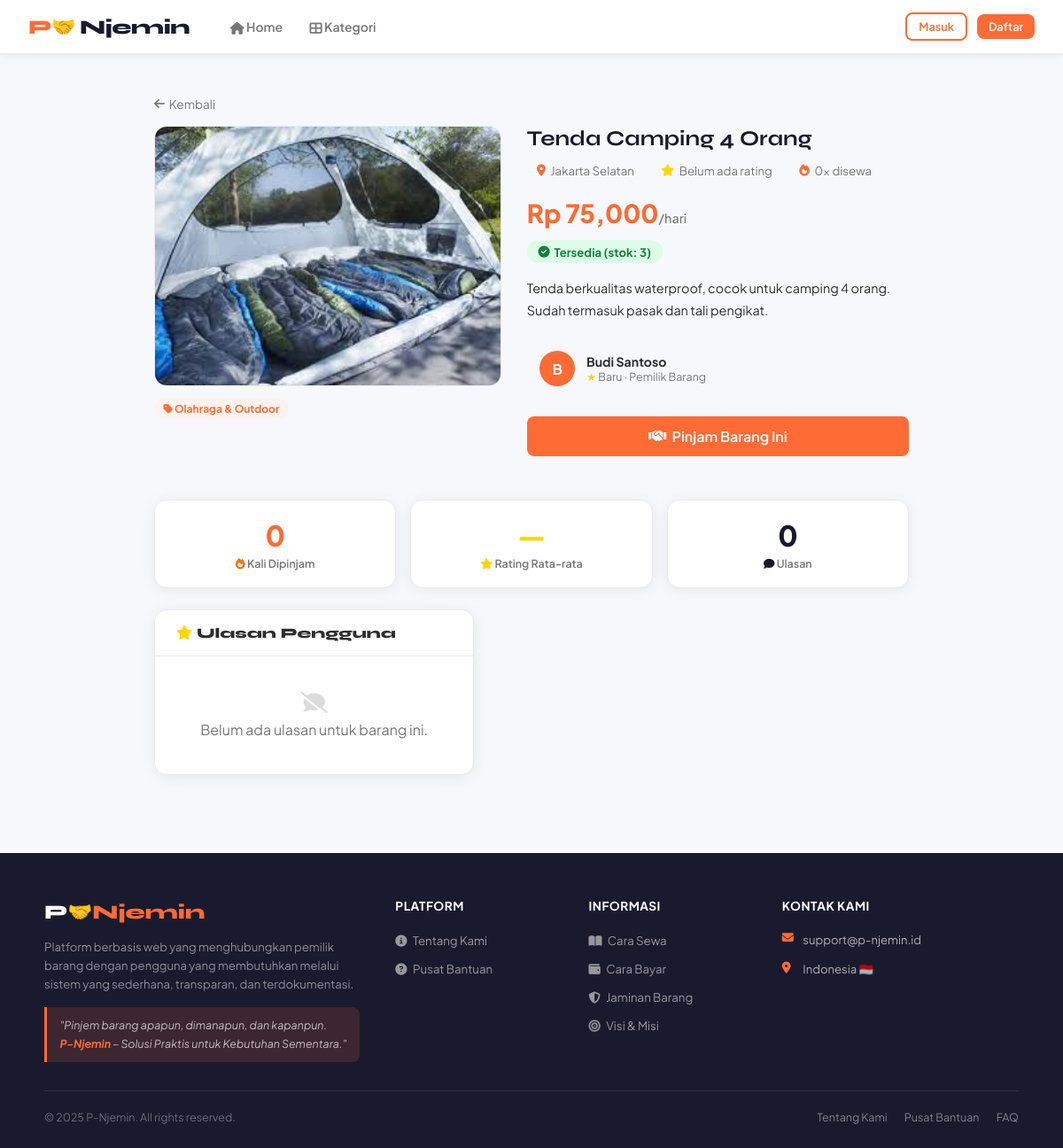
Page /barang/1 on the committed database.
### tables this page shows
CREATE TABLE barang (
            id INTEGER PRIMARY KEY AUTOINCREMENT,
            nama_barang TEXT NOT NULL, deskripsi TEXT, harga_sewa REAL NOT NULL,
            stok INTEGER DEFAULT 1, lokasi TEXT, kategori TEXT, foto TEXT,
            id_pemilik INTEGER, rating REAL DEFAULT 0, total_disewa INTEGER DEFAULT 0,
            status TEXT DEFAULT 'tersedia', created_at TIMESTAMP DEFAULT CURRENT_TIMESTAMP,
            FOREIGN KEY (id_pemilik) REFERENCES users(id)
        );

CREATE TABLE users (
            id INTEGER PRIMARY KEY AUTOINCREMENT,
            nama TEXT NOT NULL, email TEXT UNIQUE NOT NULL, password TEXT NOT NULL,
            no_hp TEXT, alamat TEXT, role TEXT DEFAULT 'user',
            tipe_akun TEXT DEFAULT 'peminjam', rating REAL DEFAULT 0,
            total_transaksi INTEGER DEFAULT 0, status TEXT DEFAULT 'aktif',
            foto_ktp TEXT, created_at TIMESTAMP DEFAULT CURRENT_TIMESTAMP
        );

### app.py (the view)
@app.route('/barang/<int:id>')
def detail_barang(id):
    conn = get_db()
    barang = conn.execute("SELECT b.*,u.nama as nama_pemilik,u.rating as rating_pemilik,u.id as pemilik_id FROM barang b JOIN users u ON b.id_pemilik=u.id WHERE b.id=?",(id,)).fetchone()
    if not barang:
        flash('Barang tidak ditemukan.','error')
        return redirect(url_for('home'))
    reviews = conn.execute("SELECT r.*,u.nama as nama_reviewer FROM review r JOIN users u ON r.id_reviewer=u.id JOIN transaksi t ON r.id_transaksi=t.id WHERE t.id_barang=? ORDER BY r.created_at DESC",(id,)).fetchall()
    total_disewa = conn.execute("SELECT COUNT(*) FROM transaksi WHERE id_barang=? AND status NOT IN ('dibatalkan')",(id,)).fetchone()[0]
    conn.execute("UPDATE barang SET total_disewa=? WHERE id=?",(total_disewa,id))
    conn.commit()
    is_pemilik_sendiri = False
    if 'user_id' in session:
        is_pemilik_sendiri = (barang['id_pemilik'] == session['user_id']) or (session.get('role') == 'admin') or (session.get('tipe_akun') == 'pemilik')
    return render_template('detail_barang.html', barang=barang, reviews=reviews, total_disewa=total_disewa, notif_count=notif_count(), is_pemilik_sendiri=is_pemilik_sendiri)

### app.py (called while the page is built)
def get_db():
    if 'db' not in g:
        g.db = sqlite3.connect('database.db', check_same_thread=False)
        g.db.row_factory = sqlite3.Row
        g.db.execute("PRAGMA journal_mode=WAL")
    return g.db

def notif_count():
    if 'user_id' not in session: return 0
    return get_db().execute("SELECT COUNT(*) FROM notifikasi WHERE id_user=? AND dibaca=0", (session['user_id'],)).fetchone()[0]

def chat_unread():
    if 'user_id' not in session: return 0
    try:
        return get_db().execute("SELECT COUNT(*) FROM chat WHERE id_penerima=? AND dibaca=0", (session['user_id'],)).fetchone()[0]
    except: return 0

@app.context_processor
def inject_globals():
    return dict(chat_unread_count=chat_unread())

### templates/detail_barang.html (shortened to what this page needs)
{% extends 'base.html' %}
{% block content %}
<div class="detail-wrap">
    <a href="{{ url_for('home') }}" style="font-size:0.85rem;color:var(--text-muted);text-decoration:none;display:inline-flex;align-items:center;gap:0.3rem;margin-bottom:1rem">
        <i class="fas fa-arrow-left"></i> Kembali
    </a>
    <div class="detail-grid">
        <div>
            <div class="detail-foto">
                {% if barang.foto %}
                <img src="{{ url_for('static', filename='images/uploads/' + barang.foto) }}" alt="{{ barang.nama_barang }}">
                {% else %}
                <i class="fas fa-box-open"></i>
                {% endif %}
            </div>
            {% if barang.kategori %}
            <div style="margin-top:0.8rem">
                <span class="badge badge-primary"><i class="fas fa-tag"></i> {{ barang.kategori }}</span>
            </div>
            {% endif %}
        </div>
        <div class="detail-info">
            <h1>{{ barang.nama_barang }}</h1>
            <div class="meta-row">
                <div class="meta-item"><i class="fas fa-map-marker-alt"></i> {{ barang.lokasi or 'Lokasi tidak diketahui' }}</div>
                <div class="meta-item"><i class="fas fa-star" style="color:var(--accent)"></i>
                    {{ "%.1f"|format(barang.rating) if barang.rating else "Belum ada rating" }}
                </div>
                <div class="meta-item"><i class="fas fa-fire"></i> {{ barang.total_disewa or 0 }}x disewa</div>
            </div>
            <div class="harga-big">Rp {{ "{:,.0f}".format(barang.harga_sewa) }}<span>/hari</span></div>
            <div style="margin-bottom:1rem">
                {% if barang.stok > 0 %}
                <span class="stok-badge stok-ada"><i class="fas fa-check-circle"></i> Tersedia (stok: {{ barang.stok }})</span>
                {% else %}
                <span class="stok-badge stok-habis"><i class="fas fa-times-circle"></i> Stok habis</span>
                {% endif %}
            </div>
            <p class="detail-desc">{{ barang.deskripsi or 'Tidak ada deskripsi.' }}</p>
            <div class="pemilik-card">
                <div class="pemilik-avatar">{{ barang.nama_pemilik[0].upper() }}</div>
                <div>
                    <div class="pemilik-name">{{ barang.nama_pemilik }}</div>
                    <div class="pemilik-rating"><span style="color:var(--accent)">★</span>
                        {{ "%.1f"|format(barang.rating_pemilik) if barang.rating_pemilik else "Baru" }} · Pemilik Barang
                    </div>
                </div>
            </div>
            {% if barang.stok > 0 and not is_pemilik_sendiri %}
            <a href="{{ url_for('booking', id_barang=barang.id) }}" class="btn btn-primary btn-lg" style="width:100%;justify-content:center;margin-bottom:0.6rem">
                <i class="fas fa-handshake"></i> Pinjam Barang Ini
            </a>
            {% else %}
            <button class="btn btn-lg" style="width:100%;justify-content:center;background:#f1f5f9;color:#94a3b8;cursor:not-allowed;margin-bottom:0.6rem">
                <i class="fas fa-times"></i> Stok Habis
            </button>
            {% endif %}
        </div>
    </div>
    <div style="margin-top:2.5rem">
        <div style="display:grid;grid-template-columns:repeat(3,1fr);gap:1rem;margin-bottom:1.5rem">
            <div class="card" style="text-align:center;padding:1.2rem">
                <div style="font-size:2rem;font-weight:800;color:var(--primary)">{{ total_disewa }}</div>
                <div style="font-size:0.78rem;color:var(--text-muted);font-weight:600;margin-top:0.2rem"><i class="fas fa-fire" style="color:#f97316"></i> Kali Dipinjam</div>
            </div>
            <div class="card" style="text-align:center;padding:1.2rem">
                <div style="font-size:2rem;font-weight:800;color:var(--accent)">{{ "%.1f"|format(barang.rating) if barang.rating else "—" }}</div>
                <div style="font-size:0.78rem;color:var(--text-muted);font-weight:600;margin-top:0.2rem"><i class="fas fa-star" style="color:var(--accent)"></i> Rating Rata-rata</div>
            </div>
            <div class="card" style="text-align:center;padding:1.2rem">
                <div style="font-size:2rem;font-weight:800;color:var(--secondary)">{{ reviews|length }}</div>
                <div style="font-size:0.78rem;color:var(--text-muted);font-weight:600;margin-top:0.2rem"><i class="fas fa-comment" style="color:var(--secondary)"></i> Ulasan</div>
            </div>
        </div>
        <div style="display:grid;grid-template-columns:auto 1fr;gap:1.5rem;align-items:start">
            <div class="card">
                <div class="card-header" style="font-family:'Syne',sans-serif;font-weight:800">
                    <i class="fas fa-star" style="color:var(--accent)"></i> Ulasan Pengguna
                </div>
                <div class="card-body" style="padding:0.5rem 1.2rem">
                    {% if reviews %}
                    {% for r in reviews %}
                    <div class="review-item">
                        <div class="review-header">
                            <div style="display:flex;align-items:center;gap:0.6rem">
                                <div style="width:32px;height:32px;border-radius:50%;background:var(--primary);color:white;display:flex;align-items:center;justify-content:center;font-size:0.8rem;font-weight:700;flex-shrink:0">
                                    {{ r.nama_reviewer[0].upper() }}
                                </div>
                                <div>
                                    <div class="reviewer-name">{{ r.nama_reviewer }}</div>
                                    <div style="font-size:0.7rem;color:var(--text-muted)">{{ r.created_at[:10] }}</div>
                                </div>
                            </div>
                            <div class="review-stars">
                                {% for i in range(r.rating) %}★{% endfor %}{% for i in range(5-r.rating) %}☆{% endfor %}
                            </div>
                        </div>
                        <div class="review-text" style="margin-top:0.4rem;padding-left:2.5rem">{{ r.komentar or 'Tidak ada komentar.' }}</div>
                    </div>
                    {% endfor %}
                    {% else %}
                    <div style="text-align:center;padding:2rem;color:var(--text-muted)">
                        <i class="fas fa-comment-slash" style="font-size:1.5rem;opacity:0.25;display:block;margin-bottom:0.5rem"></i>
                        Belum ada ulasan untuk barang ini.
                    </div>
                    {% endif %}
                </div>
            </div>
        </div>
    </div>
</div>
{% endblock %}

### templates/base.html (style rules this page uses)
:root { --primary: #FF6B35; --primary-dark: #e55a25; --primary-light: #fff3ee; --secondary: #1a1a2e; --accent: #FFD700; --text: #2d2d2d; --text-muted: #777; --bg: #f7f8fc; --card-bg: #ffffff; --border: #eaeaea; --success: #22c55e; --warning: #f59e0b; --danger: #ef4444; --info: #3b82f6; --radius: 14px; --radius-sm: 8px; --shadow: 0 2px 16px rgba(0,0,0,0.07); --shadow-hover: 0 8px 32px rgba(255,107,53,0.15); }
* { margin: 0; padding: 0; box-sizing: border-box; }
body { font-family: 'Plus Jakarta Sans', sans-serif; background: var(--bg); color: var(--text); }
.btn { display: inline-flex; align-items: center; gap: 0.4rem; padding: 0.5rem 1.1rem; border-radius: var(--radius-sm); font-size: 0.88rem; font-weight: 600; cursor: pointer; border: none; text-decoration: none; transition: all 0.2s; }
.btn-primary { background: var(--primary); color: white; }
.btn-lg { padding: 0.75rem 1.8rem; font-size: 1rem; }
.card { background: var(--card-bg); border-radius: var(--radius); border: 1px solid var(--border); box-shadow: var(--shadow); overflow: hidden; }
.card-body { padding: 1.5rem; }
.card-header { padding: 1rem 1.5rem; border-bottom: 1px solid var(--border); font-weight: 700; font-size: 1rem; }
.badge { display: inline-block; padding: 0.25rem 0.65rem; border-radius: 20px; font-size: 0.75rem; font-weight: 700; }
.badge-primary { background: var(--primary-light); color: var(--primary); }

### templates/detail_barang.html (style rules this page uses)
.detail-wrap { max-width: 900px; margin: 0 auto; padding: 1.5rem; }
.detail-grid { display: grid; grid-template-columns: 1fr 1.1fr; gap: 1.8rem; align-items: start; }
.detail-foto { border-radius: var(--radius); overflow: hidden; background: linear-gradient(135deg, #f0f0f0, #e0e0e0); aspect-ratio: 4/3; display: flex; align-items: center; justify-content: center; color: #bbb; font-size: 4rem; border: 1px solid var(--border); }
.detail-foto img { width: 100%; height: 100%; object-fit: cover; }
.detail-info h1 { font-family: 'Syne', sans-serif; font-size: 1.5rem; color: var(--secondary); margin-bottom: 0.5rem; }
.harga-big { font-size: 1.8rem; font-weight: 800; color: var(--primary); margin-bottom: 0.8rem; }
.harga-big span { font-size: 0.9rem; font-weight: 500; color: var(--text-muted); }
.meta-row { display: flex; flex-wrap: wrap; gap: 0.5rem; margin-bottom: 1rem; }
.meta-item { display: flex; align-items: center; gap: 0.35rem; font-size: 0.83rem; color: var(--text-muted); background: var(--bg); padding: 0.3rem 0.7rem; border-radius: 20px; }
.meta-item i { color: var(--primary); }
.detail-desc { font-size: 0.9rem; color: var(--text); line-height: 1.7; margin-bottom: 1.2rem; }
.pemilik-card { background: var(--bg); border-radius: var(--radius-sm); padding: 0.9rem; display: flex; align-items: center; gap: 0.8rem; margin-bottom: 1.2rem; }
.pemilik-avatar { width: 40px; height: 40px; border-radius: 50%; background: var(--primary); color: white; display: flex; align-items: center; justify-content: center; font-weight: 700; font-size: 1rem; flex-shrink: 0; }
.pemilik-name { font-weight: 700; font-size: 0.88rem; }
.pemilik-rating { font-size: 0.78rem; color: var(--text-muted); }
.stok-badge { display: inline-flex; align-items: center; gap: 0.3rem; padding: 0.3rem 0.8rem; border-radius: 20px; font-size: 0.82rem; font-weight: 700; }
.stok-ada { background: #dcfce7; color: #15803d; }

### rows in the picture
barang: foto (picture), kategori "Olahraga & Outdoor", nama_barang "Tenda Camping 4 Orang", lokasi "Jakarta Selatan", rating "Belum ada rating", total_disewa "0", harga_sewa "75,000", stok "3", deskripsi "Tenda berkualitas waterproof, cocok untuk camping 4 orang. Sudah termasuk pasak dan tali pengikat.", rating "—"
users: nama "B", nama_pemilik "Budi Santoso", rating "Baru"

### other values in the picture
{{ total_disewa }} "0"
{{ reviews|length }} "0"
